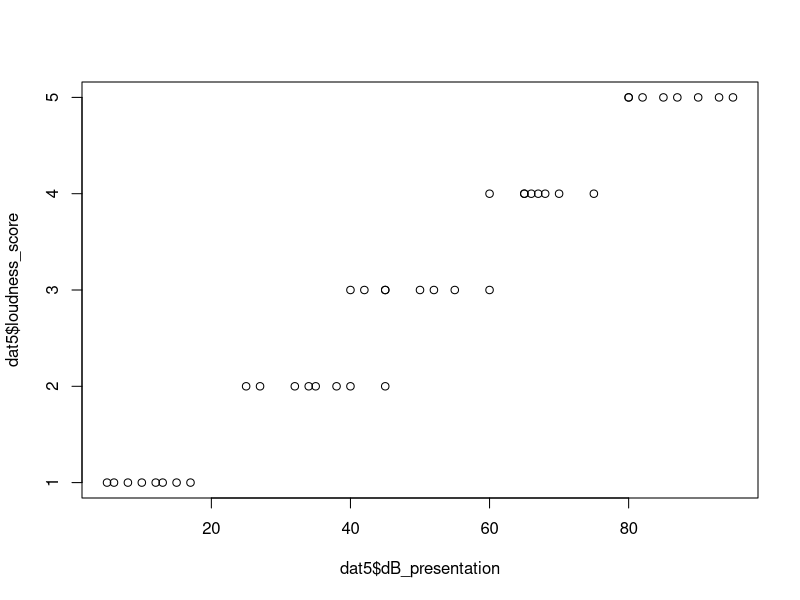
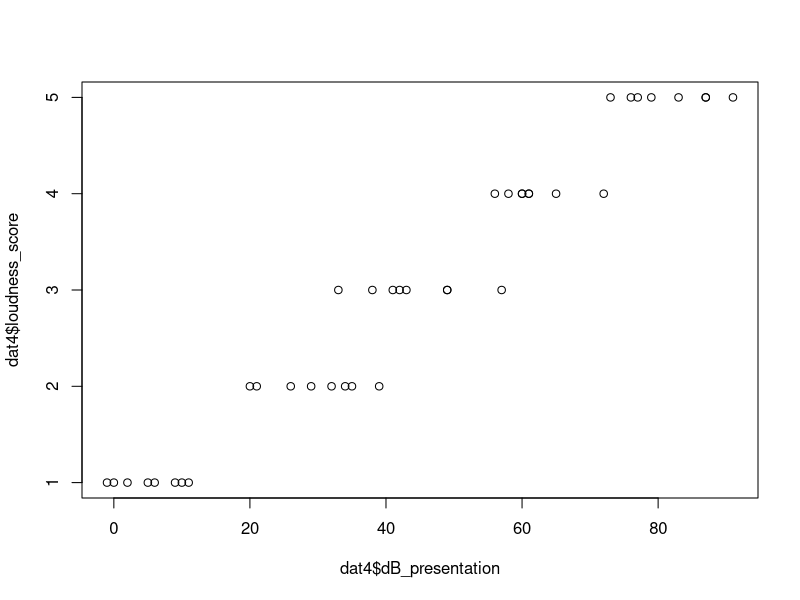

The R script that drew these images, in order:

#See: https://www.datacamp.com/tutorial/linear-regression-R
#For regression tutorial

#Load package (install with install.package("packagename") if missing)
library(readr)
library(tidyverse)

#Read in simulated data
dat <- read_csv("LGF_simdata.csv")

#split to separate data frames for 500Hz and 4kHz
dat5 <- dat[,c("ID", "low5", "lowmid5", "mid5", "midhigh5", "high5")]
dat4 <- dat[,c("ID", "low4", "lowmid4", "mid4", "midhigh4", "high4")]

#Gather to "long" format
dat5 <- gather(dat5, key = "loudness_score", value = "dB_presentation", -ID)
dat4 <- gather(dat4, key = "loudness_score", value = "dB_presentation", -ID)

#Recode loudness_score to numeric "dummy variable"
dat5$loudness_score <- recode(dat5$loudness_score, "low5" = 1, "lowmid5" = 2, "mid5" = 3, "midhigh5" = 4, "high5" = 5)
dat4$loudness_score <- recode(dat4$loudness_score, "low4" = 1, "lowmid4" = 2, "mid4" = 3, "midhigh4" = 4, "high4" = 5)

#Linear regression models per frequency: lm([target] ~ [predictor / features], data = [data source])
mod5 <- lm(loudness_score ~ dB_presentation, data = dat5)
mod4 <- lm(loudness_score ~ dB_presentation, data = dat4)

#Display model summary
summary(mod4)
summary(mod5)

#plot LGF
plot(dat5$dB_presentation, dat5$loudness_score)
plot(dat4$dB_presentation, dat4$loudness_score)



